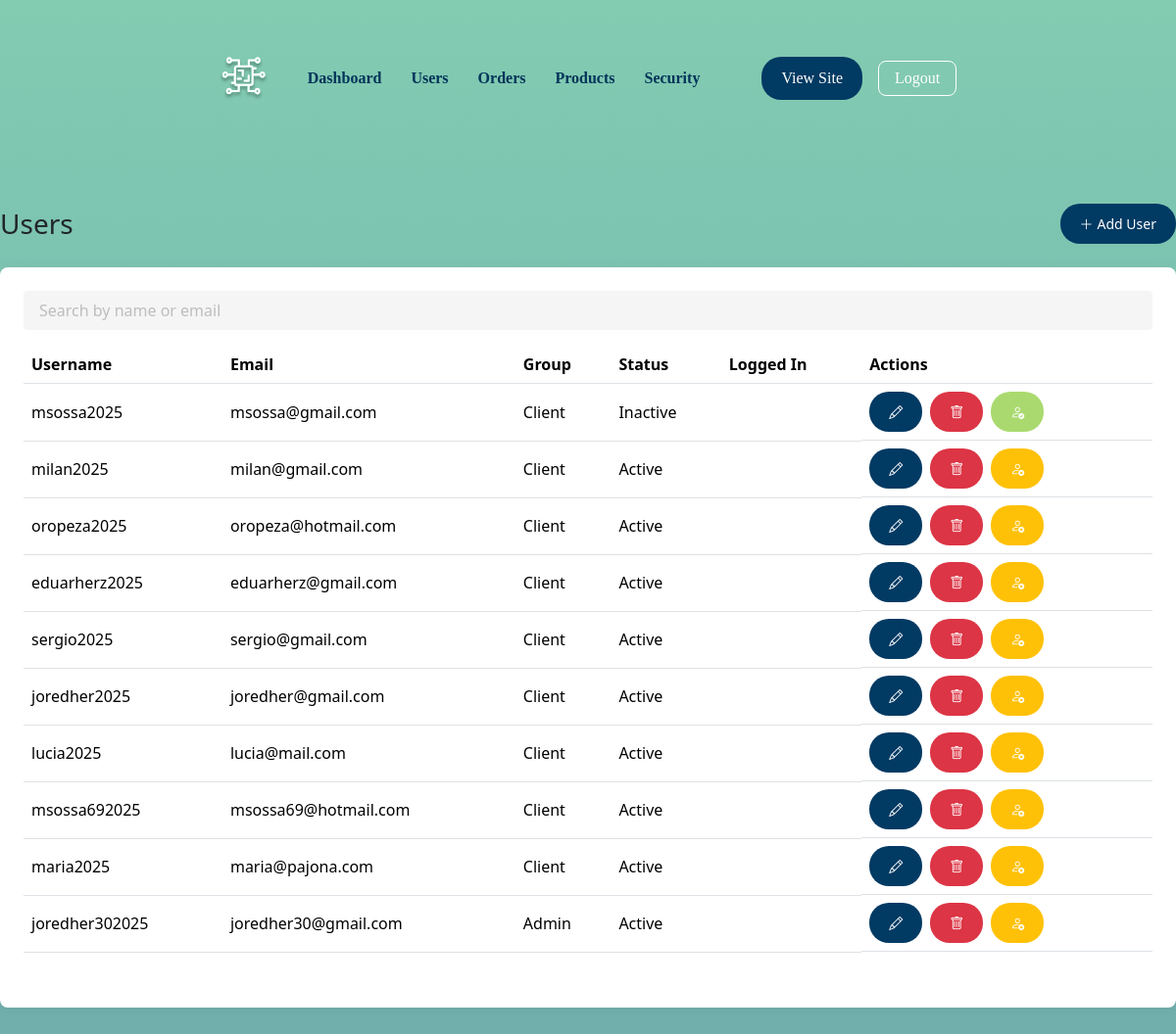
Page /pages/admin/users.php on the earlier database version.
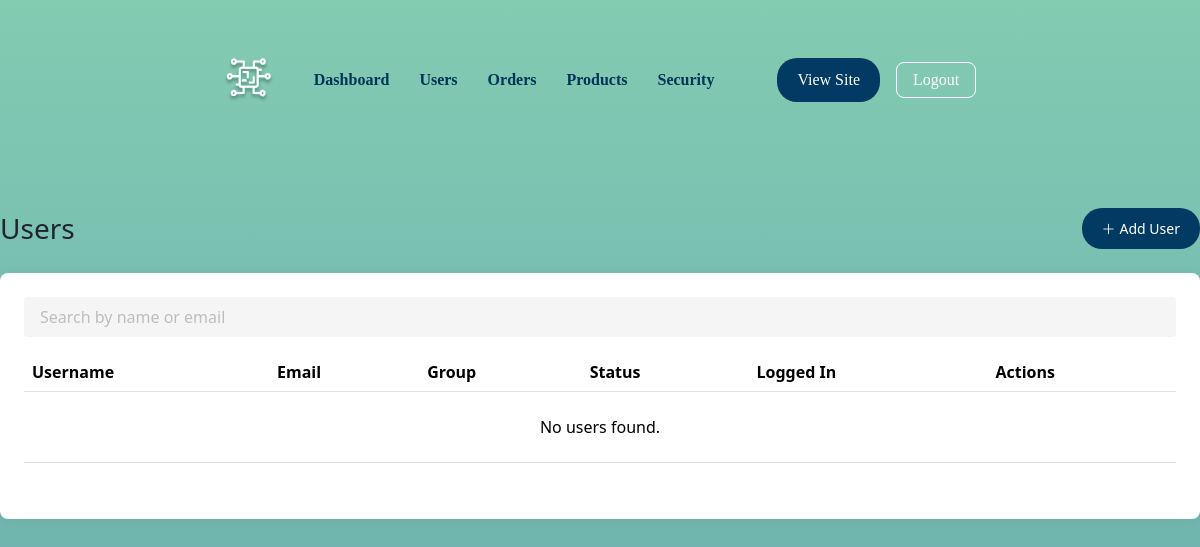
Same page on the later database version.
### tables this page shows
CREATE TABLE IF NOT EXISTS `lpa_users` (
  `lpa_users_ID` INT NOT NULL AUTO_INCREMENT,
  `lpa_user_username` VARCHAR(30) NOT NULL,
  `lpa_user_password` VARCHAR(50) NOT NULL,
  `lpa_user_firstname` VARCHAR(50) NOT NULL,
  `lpa_user_lastname` VARCHAR(50) NOT NULL,
  `lpa_fk_user_group_ID` INT NOT NULL,
  `lpa_user_status` CHAR(1) NULL DEFAULT 'A',
  PRIMARY KEY (`lpa_users_ID`),
  UNIQUE INDEX `lpa_user_username_UNIQUE` (`lpa_user_username` ASC) VISIBLE,
  INDEX `fk_lpa_users_lpa_user_group1_idx` (`lpa_fk_user_group_ID` ASC) VISIBLE,
  CONSTRAINT `fk_lpa_users_lpa_user_group1`
    FOREIGN KEY (`lpa_fk_user_group_ID`)
    REFERENCES `lpa_user_group` (`lpa_user_group_ID`)
    ON DELETE NO ACTION
    ON UPDATE NO ACTION);

CREATE TABLE IF NOT EXISTS `lpa_user_group` (
  `lpa_user_group_ID` INT NOT NULL AUTO_INCREMENT,
  `name` VARCHAR(45) NOT NULL,
  PRIMARY KEY (`lpa_user_group_ID`),
  UNIQUE INDEX `name_UNIQUE` (`name` ASC) VISIBLE);

### includes/config.php (called while the page is built, shortened)
<?php
class Database {
    private static $instance = null;
    private function __construct() {
        $env = parse_ini_file(__DIR__ . '/../.env');
        $dsn = "mysql:host={$env['DB_HOST']};dbname={$env['DB_NAME']};charset=utf8mb4";
        $options = [
            PDO::ATTR_ERRMODE => PDO::ERRMODE_EXCEPTION,
            PDO::ATTR_DEFAULT_FETCH_MODE => PDO::FETCH_ASSOC,
            PDO::ATTR_EMULATE_PREPARES => false,
        ];
        try {
            $this->conn = new PDO($dsn, $env['DB_USER'], $env['DB_PASS'], $options);
        } catch (PDOException $e) {
            die("❌ DB Connection failed: " . $e->getMessage());
        }
    }
    public static function getConnection(): PDO
    {
        if (!self::$instance) {
            self::$instance = new Database();
        }
        return self::$instance->conn;
    }
}

### repositories/BaseRepository.php (called while the page is built, shortened)
<?php
class BaseRepository
{
    public function __construct(string $table)
    {
        $this->conn = Database::getConnection();
        $this->table = $table;
    }
}

### repositories/UserRepository.php (called while the page is built, shortened)
<?php
class UserRepository extends BaseRepository
{
    public function countAll(string $search = '', string $status = ''): int
    {
        $sql = "SELECT COUNT(*) FROM {$this->table} u";
        $conditions = [];
        $params = [];
        $stmt = $this->conn->prepare($sql);
        $stmt->execute();
        return (int)$stmt->fetchColumn();
    }
    public function findPaginated(int $offset, int $limit, string $search = '', string $status = ''): array
    {
        $conditions = [];
        $params = [':offset' => $offset, ':limit' => $limit];
        $where = $conditions ? 'WHERE ' . implode(' AND ', $conditions) : '';
        $sql = "SELECT u.*, g.name AS group_name
                FROM {$this->table} u
                JOIN lpa_user_group g ON g.lpa_user_group_ID = u.lpa_fk_user_group_ID
                {$where}
                ORDER BY u.lpa_users_ID DESC
                LIMIT :offset, :limit";
        $stmt = $this->conn->prepare($sql);
        foreach ($params as $key => $val) {
            $stmt->bindValue($key, $val, is_int($val) ? PDO::PARAM_INT : PDO::PARAM_STR);
        }
        $stmt->execute();
        return $stmt->fetchAll();
    }
}

### pages/admin/users.php (the view, shortened to what the changed rows need)
<?php
$repo = new UserRepository();
$searchTerm   = trim($_GET['search'] ?? '');
$pageNum  = isset($_GET['page_num']) && is_numeric($_GET['page_num']) ? (int)$_GET['page_num'] : 1;
$pageSize = 10;
$offset   = ($pageNum - 1) * $pageSize;
$total    = $repo->countAll($searchTerm);
$users = $repo->findPaginated($offset, $pageSize, $searchTerm);
function renderRows(array $users, int $currentId): string {
    foreach ($users as $user) {
        $isSelf = (int)$user['lpa_users_ID'] === $currentId;
        ?>
        <tr data-status="<?= htmlspecialchars($user['lpa_user_status'], ENT_QUOTES) ?>">
            <td class="user-username"><?= htmlspecialchars($user['lpa_user_username']) ?></td>
            <td class="user-email"><?= htmlspecialchars($user['lpa_user_email']) ?></td>
            <td><?= htmlspecialchars($user['group_name']) ?></td>
            <td class="user-status"><?= htmlspecialchars(statusLabel($user['lpa_user_status'])) ?></td>
            <td class="text-center">
            </td>
            <td class="d-flex flex-wrap gap-1">
                <?php if ($isSelf): ?>
                    <a href="/profile" class="btn btn-sm btn-primary text-white me-1 icon-btn" data-bs-toggle="tooltip" title="My Account"><i class="bi bi-person"></i></a>
                <?php else: ?>
                    <button type="button" class="btn btn-sm btn-primary text-white me-1 edit-user icon-btn" data-bs-toggle="tooltip" title="Edit"
                            data-id="<?= $user['lpa_users_ID'] ?>"
                            data-username="<?= htmlspecialchars($user['lpa_user_username'], ENT_QUOTES) ?>"
                            data-email="<?= htmlspecialchars($user['lpa_user_email'], ENT_QUOTES) ?>"
                            data-firstname="<?= htmlspecialchars($user['lpa_user_firstname'], ENT_QUOTES) ?>"
                            data-lastname="<?= htmlspecialchars($user['lpa_user_lastname'], ENT_QUOTES) ?>"
                            data-group="<?= htmlspecialchars($user['lpa_fk_user_group_ID'], ENT_QUOTES) ?>"
                            data-status="<?= htmlspecialchars($user['lpa_user_status'], ENT_QUOTES) ?>">
                        <i class="bi bi-pencil"></i></button>
                    <a href="/admin.users?delete=<?= $user['lpa_users_ID'] ?>" class="btn btn-sm btn-danger text-white me-1 delete-user icon-btn" data-bs-toggle="tooltip" title="Delete" data-name="<?= htmlspecialchars($user['lpa_user_username'], ENT_QUOTES) ?>"><i class="bi bi-trash"></i></a>
                    <?php if ($user['lpa_user_status'] === 'I'): ?>
                        <a href="/admin.users?activate=<?= $user['lpa_users_ID'] ?>" class="btn btn-sm btn-success text-white me-1 activate-user icon-btn" data-bs-toggle="tooltip" title="Activate" data-name="<?= htmlspecialchars($user['lpa_user_username'], ENT_QUOTES) ?>"><i class="bi bi-person-check"></i></a>
                    <?php else: ?>
                        <a href="/admin.users?deactivate=<?= $user['lpa_users_ID'] ?>" class="btn btn-sm btn-warning text-white me-1 deactivate-user icon-btn" data-bs-toggle="tooltip" title="Deactivate" data-name="<?= htmlspecialchars($user['lpa_user_username'], ENT_QUOTES) ?>"><i class="bi bi-person-x"></i></a>
                    <?php endif; ?>
                <?php endif; ?>
            </td>
        </tr>
        <?php
    }
    return ob_get_clean();
}
$rowsHtml = $users
    ? renderRows($users, (int)($_SESSION['user']['id'] ?? 0))
    : '<tr class="no-results"><td colspan="6" class="text-center py-4">No users found.</td></tr>';
function statusLabel($code) {
    return $code === 'A' ? 'Active' : 'Inactive';
}
?>
<div class="container-account">
    <div class="d-flex flex-column flex-sm-row justify-content-between align-items-start align-items-sm-center gap-2 mb-4">
        <h1 class="h3 mb-0">Users</h1>
    </div>
    <div class="bg-white rounded shadow-sm p-4">
        <div class="table-responsive">
            <table class="table align-middle">
                <thead>
                <tr>
                    <th>Username</th>
                    <th>Email</th>
                    <th>Group</th>
                    <th>Status</th>
                    <th>Logged In</th>
                    <th>Actions</th>
                </tr>
                </thead>
                <tbody id="user-rows">
                <?= $rowsHtml ?>
                </tbody>
            </table>
        </div>
    </div>
</div>
<?php
include 'includes/admin/layout.php';

### includes/admin/header.php (shortened to what the changed rows need)
<?php
$uri = $_SERVER['REQUEST_URI'] ?? '/admin';
$links = [
    '/admin' => 'Dashboard',
    '/admin.users' => 'Users',
    '/admin.orders' => 'Orders',
    '/admin.products' => 'Products',
    '/admin.security' => 'Security',
];
$style = 'text-decoration-none';
?>
<header class="header">
    <div class="logo-nav">
        <nav class="navigation">
            <?php foreach ($links as $route => $label): ?>
                <a href="<?= $route ?>" class="<?= strtolower($uri) === strtolower($route) ? 'text-color-selection text-decoration-underline' : $style ?>">
                    <?= htmlspecialchars($label) ?>
                </a>
            <?php endforeach; ?>
        </nav>
    </div>
</header>

Differences in the rows shown:
removed lpa_users: lpa_user_username "msossa2025", lpa_user_email "msossa@gmail.com", lpa_fk_user_group_ID.name "Client", lpa_user_status "Inactive"
removed lpa_users: lpa_user_username "milan2025", lpa_user_email "milan@gmail.com", lpa_fk_user_group_ID.name "Client", lpa_user_status "Active"
removed lpa_users: lpa_user_username "oropeza2025", lpa_user_email "oropeza@hotmail.com", lpa_fk_user_group_ID.name "Client", lpa_user_status "Active"
removed lpa_users: lpa_user_username "eduarherz2025", lpa_user_email "eduarherz@gmail.com", lpa_fk_user_group_ID.name "Client", lpa_user_status "Active"
removed lpa_users: lpa_user_username "sergio2025", lpa_user_email "sergio@gmail.com", lpa_fk_user_group_ID.name "Client", lpa_user_status "Active"
removed lpa_users: lpa_user_username "joredher2025", lpa_user_email "joredher@gmail.com", lpa_fk_user_group_ID.name "Client", lpa_user_status "Active"
removed lpa_users: lpa_user_username "lucia2025", lpa_user_email "lucia@mail.com", lpa_fk_user_group_ID.name "Client", lpa_user_status "Active"
removed lpa_users: lpa_user_username "msossa692025", lpa_user_email "msossa69@hotmail.com", lpa_fk_user_group_ID.name "Client", lpa_user_status "Active"
removed lpa_users: lpa_user_username "maria2025", lpa_user_email "maria@pajona.com", lpa_fk_user_group_ID.name "Client", lpa_user_status "Active"
removed lpa_users: lpa_user_username "joredher302025", lpa_user_email "joredher30@gmail.com", lpa_fk_user_group_ID.name "Admin", lpa_user_status "Active"
Other differences:
text now shown: "No users found."
